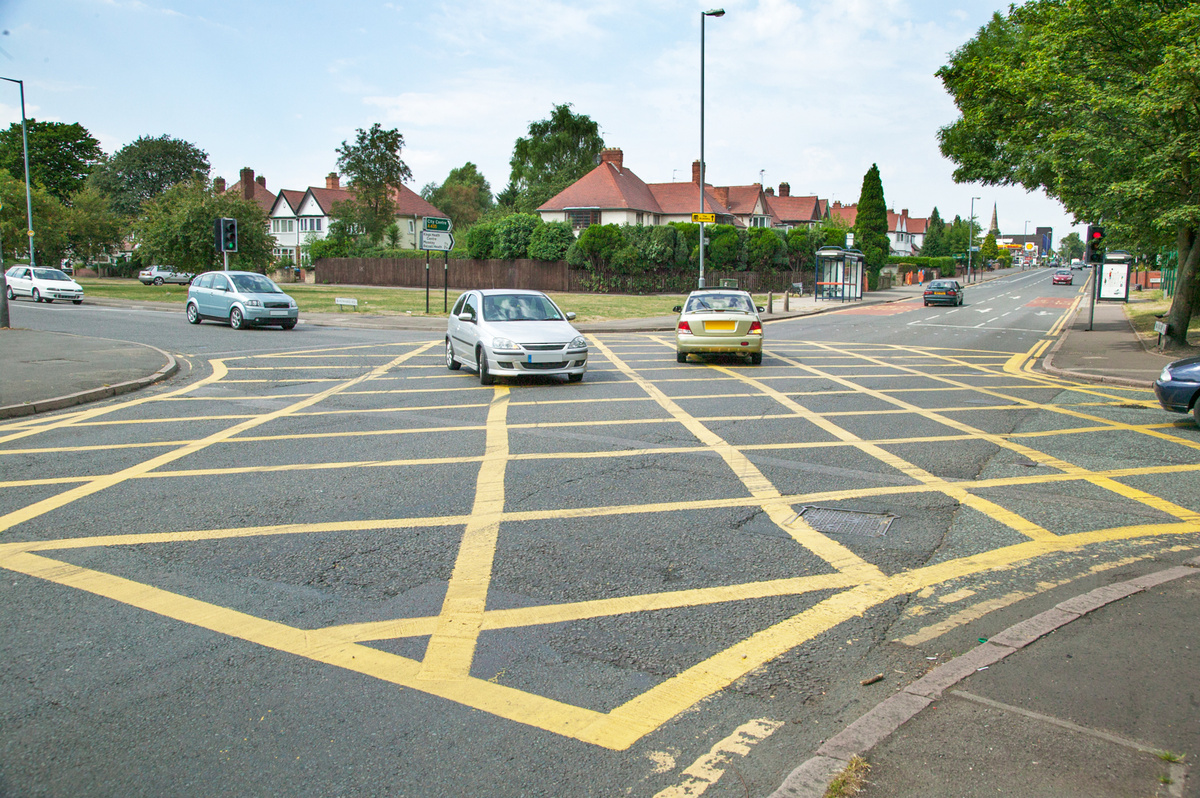
#> input picture ios/mockjuice/mockjuice_images/85BW1216.jpg, 1200 x 798 px
$ python invmap.py ../../../../ios/mockjuice/mockjuice_images/85BW1216.jpg ../../../../ios/mockjuice/mockjuice_images/85BW2956.jpg out.png
#> lines starting #> are read from the running program, lines starting #| are printed output that depends on the picture
"""invmap.py IOS.png MODEL.png [OUT.png] : global iOS-vs-model check; lists clusters of large differences."""
import sys, numpy as np
from PIL import Image
from scipy import ndimage as ndi
a = np.asarray(Image.open(sys.argv[1]).convert('RGB')).astype(np.int16)
b = np.asarray(Image.open(sys.argv[2]).convert('RGB')).astype(np.int16)
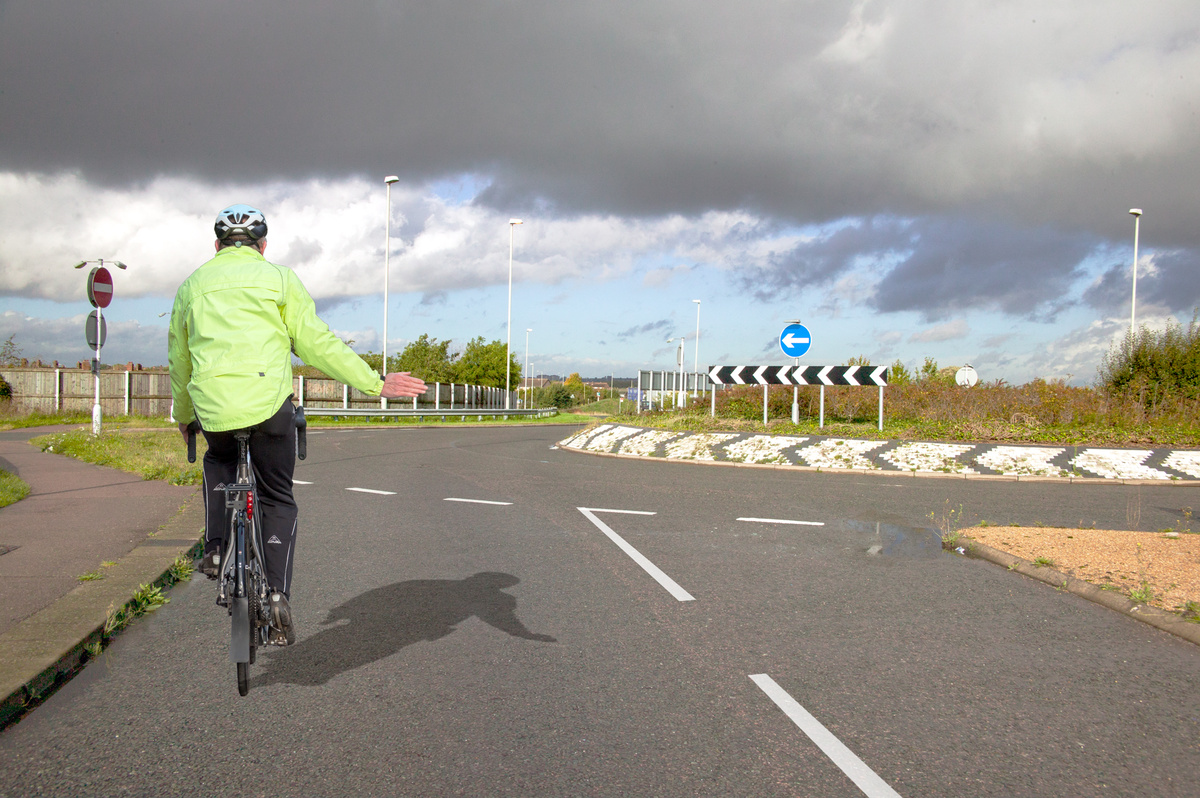
#> input picture ios/mockjuice/mockjuice_images/85BW2956.jpg, 1200 x 798 px
d = np.abs(a - b).max(-1)
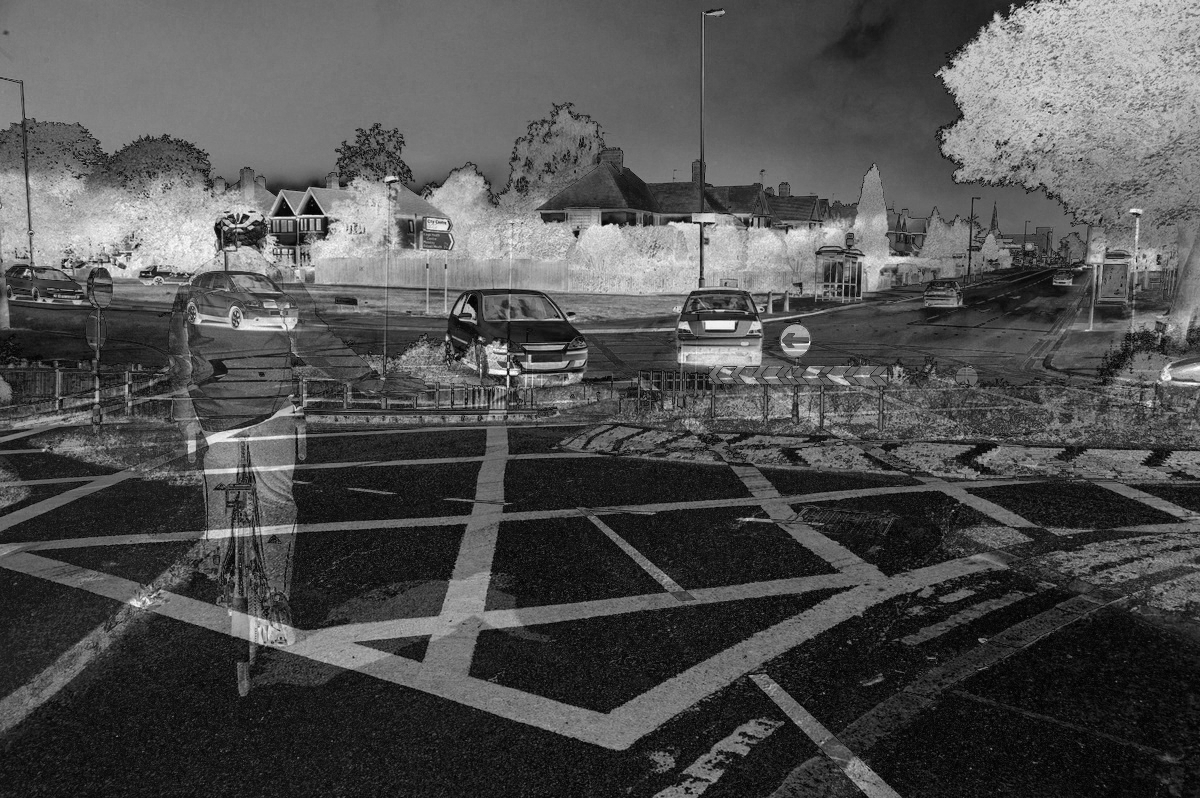
#> d: shape (798, 1200) int16; min 0, max 255, mean 80
print('px>12 %d  px>40 %d  max %d' % ((d > 12).sum(), (d > 40).sum(), d.max()))
#| px>12 912306  px>40 652800  max 255
lab, n = ndi.label(ndi.binary_dilation(d > 40, iterations=6))
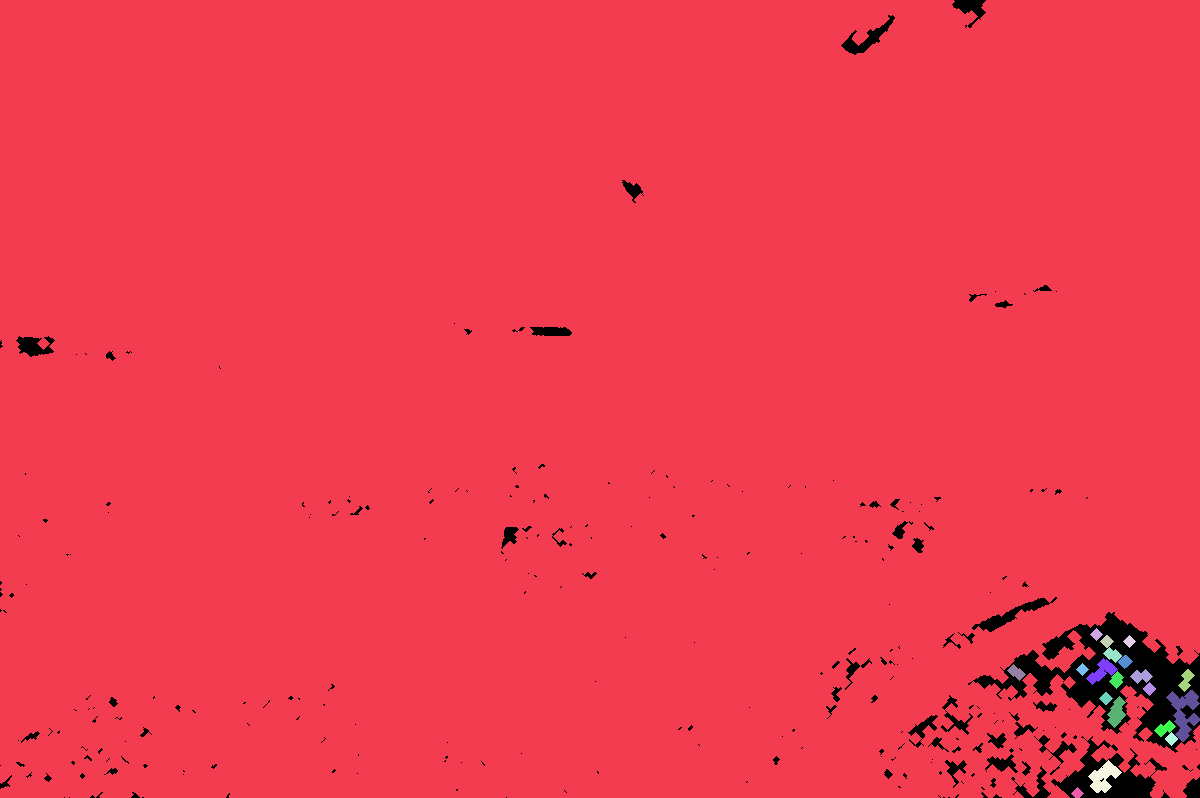
#> lab: shape (798, 1200) int32; 21 distinct labels, from 0 to 20; one colour per label, 0 black
#> n = 20
sl = ndi.find_objects(lab)
#> sl = 20 items
cl = sorted(((int((d[s] > 40).sum()), s) for s in sl), key=lambda t: -t[0])
#> cl = 20 items
for cnt, s in cl[:25]:
    print('  %4d px  x %d-%d  y %d-%d' % (cnt, s[1].start, s[1].stop, s[0].start, s[0].stop))
#> this loop made 20 passes
#> cnt on passes 1 to 12: 652800, 29, 19, 10, 8, 5, 4, 4, 3, 3, 3, 2
#|   652800 px  x 0-1200  y 0-798
#|     29 px  x 1166-1200  y 690-742
#|     19 px  x 1088-1122  y 760-793
#|     10 px  x 1086-1118  y 658-685
#|      8 px  x 1107-1126  y 696-728
#|      5 px  x 1130-1153  y 669-684
#|      4 px  x 1118-1133  y 655-669
#|      4 px  x 1109-1124  y 671-689
#> (further printed lines are left out)
print('clusters', n)
#| clusters 20
if len(sys.argv) > 3:
    m = np.zeros(d.shape + (3,), np.uint8); m[..., :] = (a.mean(-1) * .35).astype(np.uint8)[..., None]
#> after `m[..., :] = (a.mean(-1) * 0.35).astype(np.uint8)[..., None]`:
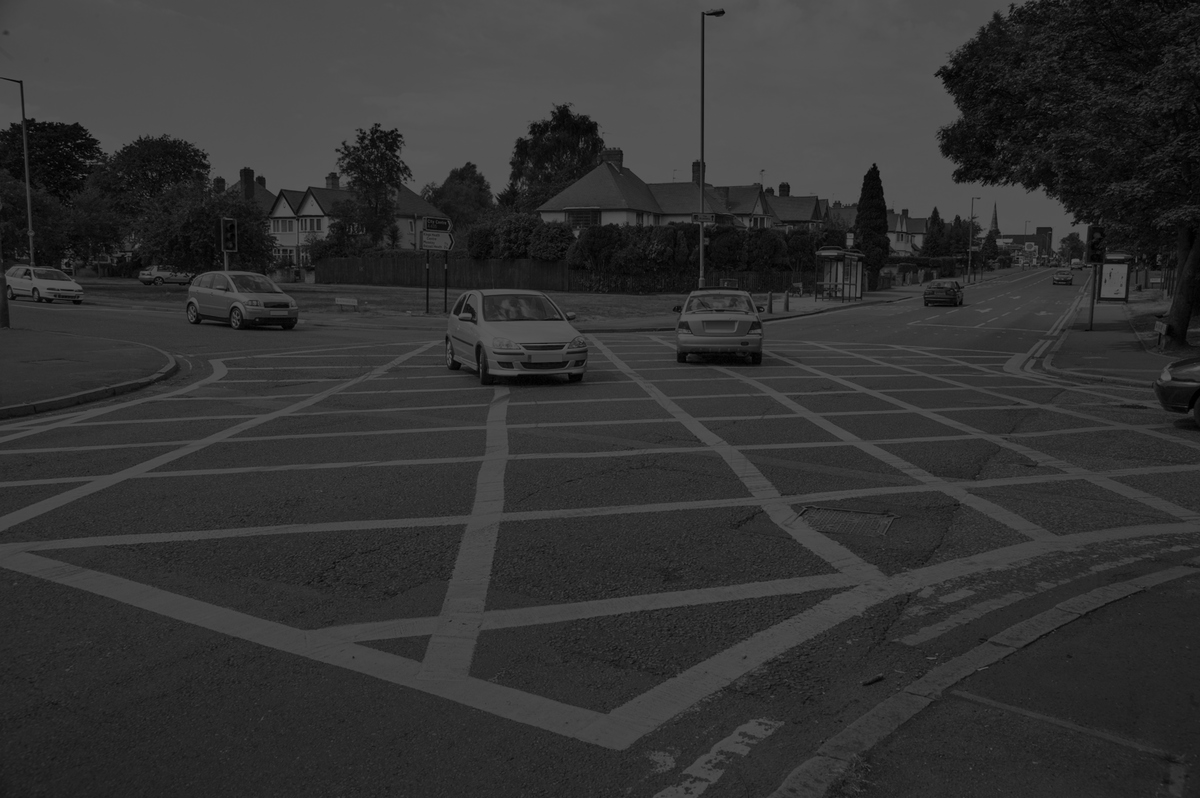
#> m: shape (798, 1200, 3); min 0, max 89, mean 50.8
    m[d > 40] = (255, 40, 40)
    Image.fromarray(m).resize((d.shape[1] // 3, d.shape[0] // 3), Image.BOX).save(sys.argv[3])
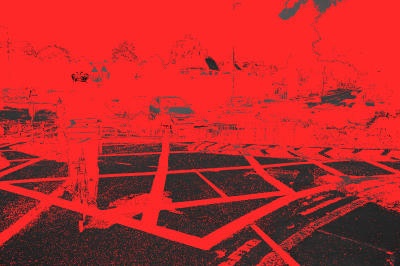
#> saved as out.png: PIL image 400x266 RGB; mean R, G, B 188.1, 41.6, 41.6
